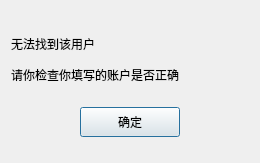
<?xml version="1.0" encoding="UTF-8"?>
<ui version="4.0">
 <class>FindFailDlg</class>
 <widget class="QDialog" name="FindFailDlg">
  <property name="geometry">
   <rect>
    <x>0</x>
    <y>0</y>
    <width>260</width>
    <height>163</height>
   </rect>
  </property>
  <property name="minimumSize">
   <size>
    <width>5</width>
    <height>0</height>
   </size>
  </property>
  <property name="windowTitle">
   <string>Dialog</string>
  </property>
  <layout class="QVBoxLayout" name="verticalLayout">
   <item>
    <spacer name="verticalSpacer">
     <property name="orientation">
      <enum>Qt::Orientation::Vertical</enum>
     </property>
     <property name="sizeType">
      <enum>QSizePolicy::Policy::Fixed</enum>
     </property>
     <property name="sizeHint" stdset="0">
      <size>
       <width>20</width>
       <height>20</height>
      </size>
     </property>
    </spacer>
   </item>
   <item>
    <widget class="QLabel" name="fail_tip">
     <property name="minimumSize">
      <size>
       <width>0</width>
       <height>25</height>
      </size>
     </property>
     <property name="maximumSize">
      <size>
       <width>16777215</width>
       <height>25</height>
      </size>
     </property>
     <property name="text">
      <string>无法找到该用户</string>
     </property>
    </widget>
   </item>
   <item>
    <widget class="QLabel" name="fail_tip2">
     <property name="minimumSize">
      <size>
       <width>0</width>
       <height>25</height>
      </size>
     </property>
     <property name="maximumSize">
      <size>
       <width>16777215</width>
       <height>25</height>
      </size>
     </property>
     <property name="text">
      <string>请你检查你填写的账户是否正确</string>
     </property>
    </widget>
   </item>
   <item>
    <widget class="QWidget" name="widget" native="true">
     <layout class="QHBoxLayout" name="horizontalLayout">
      <item>
       <widget class="ClickedBtn" name="fail_sure_btn">
        <property name="minimumSize">
         <size>
          <width>100</width>
          <height>30</height>
         </size>
        </property>
        <property name="maximumSize">
         <size>
          <width>100</width>
          <height>30</height>
         </size>
        </property>
        <property name="text">
         <string>确定</string>
        </property>
       </widget>
      </item>
     </layout>
    </widget>
   </item>
  </layout>
 </widget>
 <customwidgets>
  <customwidget>
   <class>ClickedBtn</class>
   <extends>QPushButton</extends>
   <header location="global">clickedbtn.h</header>
  </customwidget>
 </customwidgets>
 <resources/>
 <connections/>
</ui>
